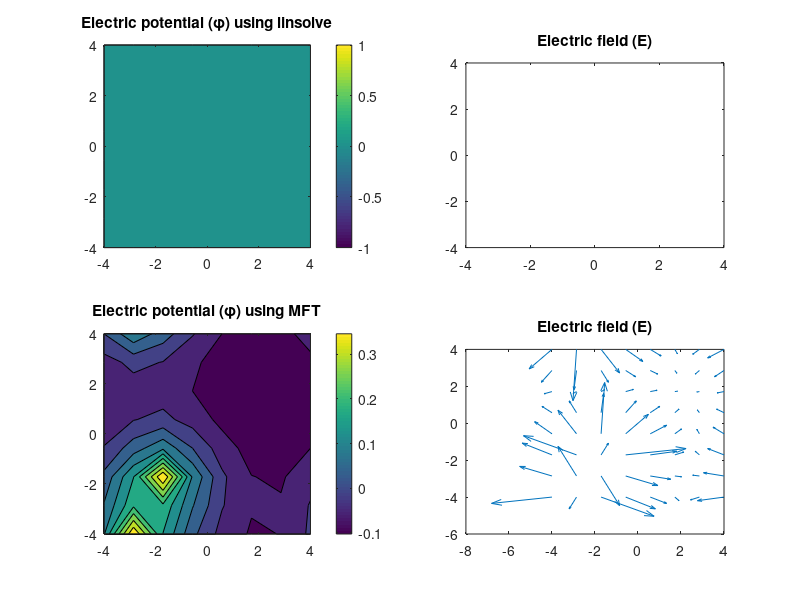

This chart was generated by the following MATLAB code:
N = 8;
Nt = N * N;
Np = 1;
q = 1;
e0 = 1;
L = N;
xmin = -L/2;
xmax = L/2;
H = L/N;
H2 = H*H;
tol = 1e-10;
maxit = 100;
use_contour = 1;
d_term = 0.0; % Hockey book uses this so 1.0, but seems wrong
scale_arrows = 2.0;
wx = 1500;
wy = 500;
dx2 = L/N * 2

range = linspace(xmin, xmax, N);
[X, Y] = meshgrid(range, range);

% Add one charge exactly in the middle of the grid
rho = zeros(Nt, 1);
%rho = rho - q/(Nt-1);
%rho(2) = -q/(e0*H2);
%rho(12) = -q/(e0*H2);
%rho(Nt*1/4 + N*12/16) = -q/(e0*H2);
%rho(Nt*2/4 + N*4/16) = +q/(e0*H2);
%rho(Nt*3/4:Nt*3/4+N/2) = + q/(e0*H2*3);
%rho(Nt*3/4 + N*8/16) = -q/(e0*H2);

sum_rho = sum(rho)

%rho(rho == 0) = -sum_rho / (Nt - 3);

%rho = rho - sum_rho / Nt;

sum(rho)

% Big matrix of coefficients
A = zeros(Nt, Nt);

for i = 1:Nt
	j = i - 1;
	r = 1 + mod(j+1, Nt);
	l = 1 + mod(j-1, Nt);
	t = 1 + mod(j-N, Nt);
	b = 1 + mod(j+N, Nt);

	A(i,i) = -4;
	A(i,r) = 1;
	A(i,l) = 1;
	A(i,t) = 1;
	A(i,b) = 1;
endfor

A(1,1) = -3;



% ------------------------------------- MFT -------------------------------- %

rho_2d = reshape(rho, N, N);

rho_2d(1,2) = -q;
rho_2d(3,3) = -q;

g = fft2(rho_2d, N, N);

G = zeros(N, N);

for k = 0:N-1
	for l = 0:N-1
		G(k+1,l+1) = 1/(  2*(cos(2*pi*k/N) + cos(2*pi*l/N)) - 4.0 +
		d_term);
	endfor
endfor

% Correct division by 0
G(1,1)=0;

g
rho_2d

g = g .* G;
g

phi_fft = real(ifft2(g, N, N));

phi_fft

Ex = (shift(phi_fft, +1, 2) - shift(phi_fft, -1, 2)) ./ dx2
Ey = (shift(phi_fft, +1, 1) - shift(phi_fft, -1, 1)) ./ dx2


%return
% -------------------------------------------------------------------------- %


%A = [1,zeros(1, Nt-1);A];
%rho = [0;rho];
%A(1,:) = 0;
%A(1,1) = -r;

%phi = A\rho;
%phi = pcr(-A, -rho, tol, maxit);

[L,U] = lu(A);

y = linsolve(L, rho);
phi_linsolve = linsolve(U, y);




phi = phi_linsolve;

phi = reshape(phi, N, N);

%[Ex, Ey] = gradient(-phi, H);
Ex = (shift(phi, +1, 2) - shift(phi, -1, 2)) ./ dx2
Ey = (shift(phi, +1, 1) - shift(phi, -1, 1)) ./ dx2

subplot(2, 2, 1);
if(use_contour)
	contourf(X, Y, phi);
	colorbar()
else
	surf(X, Y, phi);
endif
title("Electric potential (\\phi) using linsolve");

subplot(2, 2, 2);
%contourf(X, Y, E);
%colorbar()
q=quiver(X, Y, Ex, Ey, scale_arrows);
%set(q, "showarrowhead", false);
set(q, "maxheadsize", 0.1);

title("Electric field (E)");




phi = phi_fft;

phi = reshape(phi, N, N);

%[Ex, Ey] = gradient(-phi, H);
Ex = (shift(phi, +1, 2) - shift(phi, -1, 2)) ./ dx2
Ey = (shift(phi, +1, 1) - shift(phi, -1, 1)) ./ dx2

subplot(2, 2, 3);
if(use_contour)
	contourf(X, Y, phi);
	colorbar()
else
	surf(X, Y, phi);
endif
title("Electric potential (\\phi) using MFT");

subplot(2, 2, 4);
%contourf(X, Y, E);
%colorbar()
q=quiver(X, Y, Ex, Ey, scale_arrows);
%set(q, "showarrowhead", false);
set(q, "maxheadsize", 0.1);

title("Electric field (E)");
